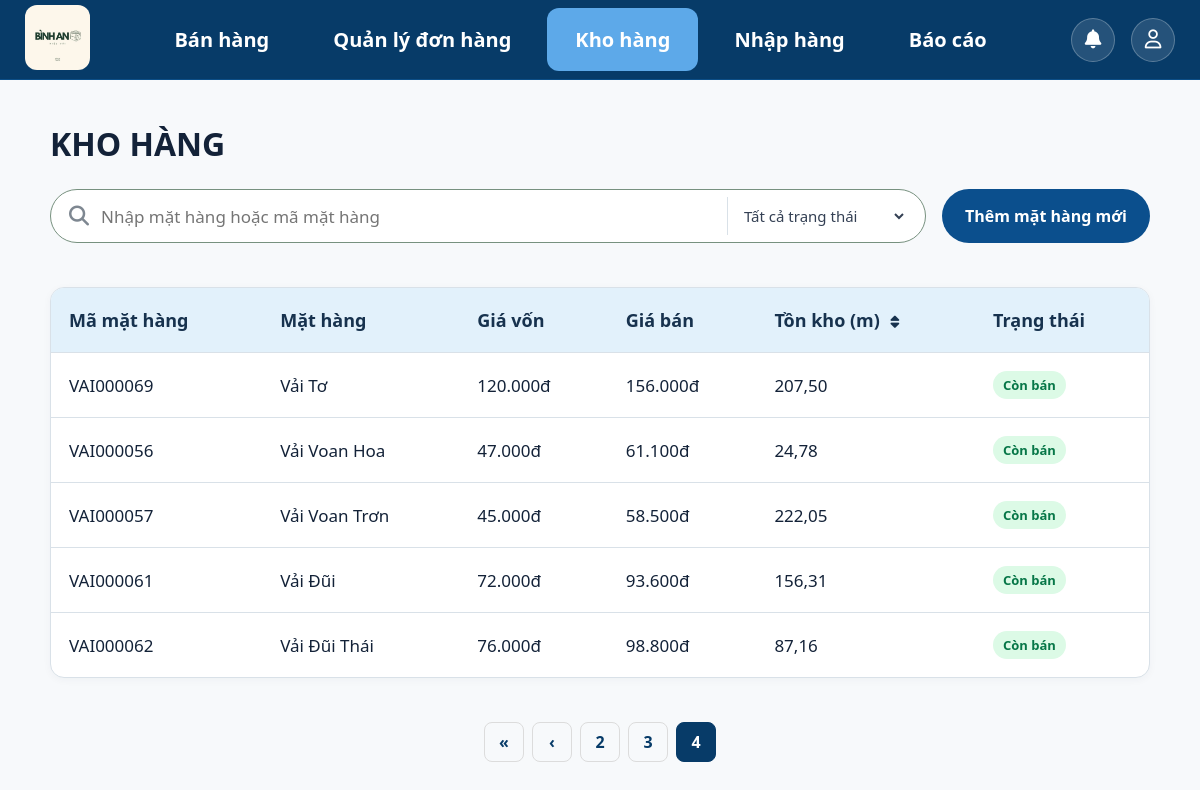
The app's page /inventory/?page=4&q=&status=&sort= (signed in), older data.
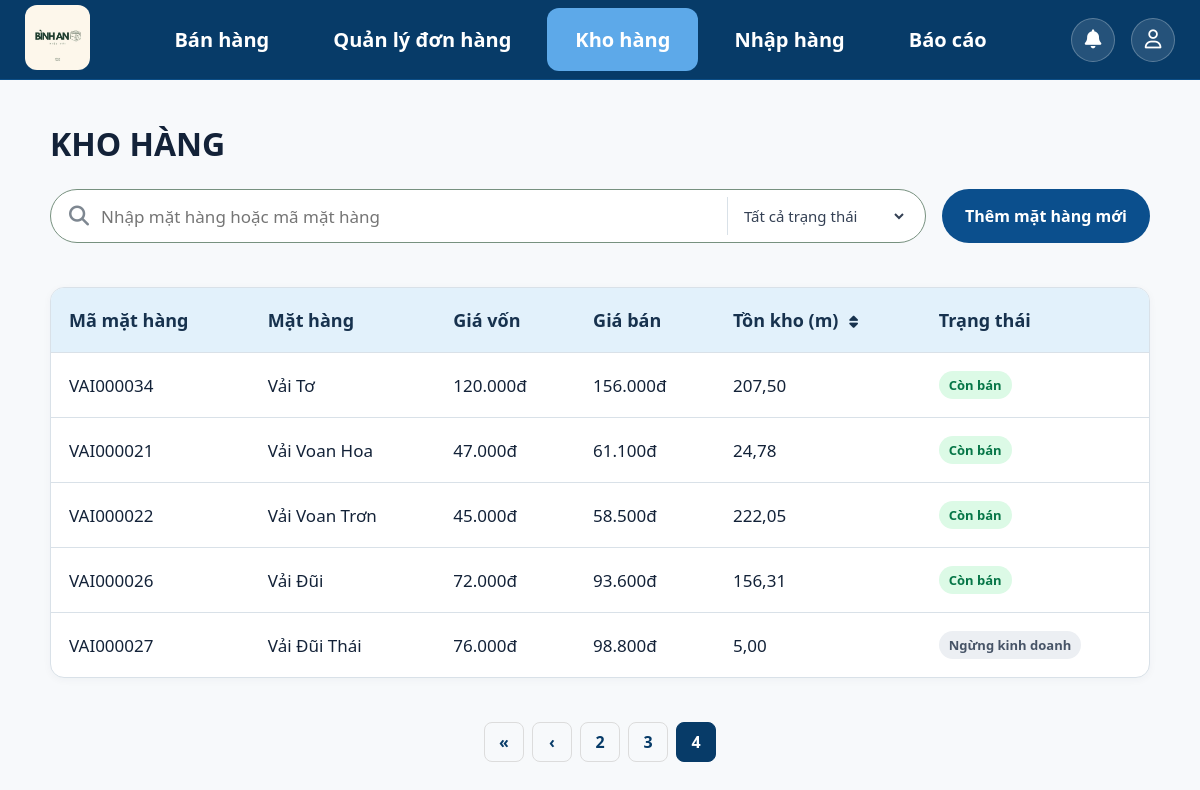
The same page, newer data.
### inventory/models.py (models this page shows, shortened)
class Product(models.Model):
    class Status(models.TextChoices):
        ACTIVE = "active", "Còn bán"
        INACTIVE = "inactive", "Ngừng kinh doanh"
    name = models.CharField(max_length=200,unique=True,verbose_name="Tên vải"    )
    cost_price = models.DecimalField(max_digits=12,decimal_places=0,default=0, verbose_name="Giá vốn"    )
    selling_price = models.DecimalField(max_digits=12,decimal_places=0,default=0,verbose_name="Giá bán")
    stock_quantity = models.DecimalField(max_digits=10,decimal_places=2,default=Decimal("0.00"),verbose_name="Tồn kho (mét)")
    minimum_stock = models.DecimalField(max_digits=10,decimal_places=2,default=5,verbose_name="Tồn kho tối thiểu")
    status = models.CharField(max_length=20,choices=Status.choices,default=Status.ACTIVE, verbose_name="Trạng thái")
    created_at = models.DateTimeField(auto_now_add=True)
    updated_at = models.DateTimeField(auto_now=True)
    profit_margin = models.DecimalField(max_digits=5,decimal_places=2,default=Decimal("0.00"), verbose_name="Tỷ lệ lợi nhuận (%)")
    @property
    def fabric_code(self):
        return f"VAI{self.pk:06d}" if self.pk else "VAI"
    class Meta:
        verbose_name = "Mặt hàng"
        verbose_name_plural = "Mặt hàng"
        ordering = ["name"]

### inventory/views.py (the view)
# urls.py: path("", views.product_list, name="product_list"),
@login_required(login_url="login")
def product_list(request):
    query = request.GET.get("q", "").strip()
    selected_status = request.GET.get("status", "").strip()
    stock_sort = request.GET.get("sort", "").strip()
    products = process_search_products(keyword=query, status=selected_status)
    if stock_sort in {"stock_asc", "stock_desc"}:
        stock_order = "-stock_quantity" if stock_sort == "stock_desc" else "stock_quantity"
        products = products.order_by("low_stock_order", stock_order, "name", "pk")
    else:
        products = products.order_by("low_stock_order", "name", "pk")
    paginator = Paginator(products, 10)
    page_number = request.GET.get("page")
    page_obj = paginator.get_page(page_number)
    next_stock_sort = "stock_desc" if stock_sort == "stock_asc" else "stock_asc"
    stock_sort_params = {"sort": next_stock_sort}
    if query:
        stock_sort_params["q"] = query
    if selected_status:
        stock_sort_params["status"] = selected_status
    return render(
        request,
        "inventory/product_list.html",
        {
            "products": page_obj,
            "page_obj": page_obj,
            "query": query,
            "selected_status": selected_status,
            "status_choices": Product.Status.choices,
            "stock_sort": stock_sort,
            "stock_sort_url": f"?{urlencode(stock_sort_params)}",
        },
    )

### accounts/context_processors.py (called while the page is built)
def notifications_context(request):
    if request.user.is_authenticated:
        user_notifications = Notification.objects.filter(receiver=request.user).order_by("-created_at")[:10]
        unread_count = Notification.objects.filter(receiver=request.user, is_read=False).count()
        return {
            "notifications": user_notifications,
            "unread_notification_count": unread_count,
        }
    return {
        "notifications": [],
        "unread_notification_count": 0,
    }

### accounts/models.py (called while the page is built)
    @property
    def is_owner(self):
        return self.role == self.Role.OWNER

### inventory/utils.py (called while the page is built)
def process_search_products(keyword="", status=""):
    products = Product.objects.annotate(
        low_stock_order=Case(
            When(
                status=Product.Status.ACTIVE,
                stock_quantity__lte=F("minimum_stock"),
                then=Value(0)
            ),
            default=Value(1),
            output_field=IntegerField(),
        )
    )
    if keyword:
        products = products.filter(
            Q(name__icontains=keyword) | Q(fabric_code__icontains=keyword)
        )
    if status:
        products = products.filter(status=status)
    return products

### templates/inventory/product_list.html (shortened to what the changed rows need)
{% extends "base.html" %}
{% load static %}
{% load money %}
{% block css %}
<link rel="stylesheet" href="{% static 'css/inventory.css' %}">
<link rel="stylesheet" href="{% static 'css/layout.css' %}">
{% endblock %}
{% block content %}
<div class="page-content" id="product-page" data-is-owner="{{ user.is_owner|yesno:'true,false' }}">
    <div class="page-heading">
        <div>
            <h1>KHO HÀNG</h1>
        </div>
    </div>
    <section class="table-card" aria-label="Danh sách mặt hàng">
        <table>
            <thead>
                <tr>
                    <th>Mã mặt hàng</th>
                    <th>Mặt hàng</th>
                    {% if user.is_owner %}
                        <th>Giá vốn</th>
                    {% endif %}
                    <th>Giá bán</th>
                    <th>
                        <a class="sort-link" href="{{ stock_sort_url }}"> Tồn kho (m)
                            {% if stock_sort == "stock_asc" %}
                                <i class="fa-solid fa-arrow-up"></i>
                            {% elif stock_sort == "stock_desc" %}
                                <i class="fa-solid fa-arrow-down"></i>
                            {% else %}
                                <i class="fa-solid fa-sort"></i>
                            {% endif %}
                        </a>
                    </th>
                    <th>Trạng thái</th>
                </tr>
            </thead>
            <tbody id="product-table-body">
                {% for product in products %}
                    <tr class="" {% if user.is_owner %} onclick="window.location='{% url 'inventory:product_detail' product.id %}'" style="cursor:pointer;" {% endif %}>
                        <td>{{ product.fabric_code }}</td>
                        <td>{{ product.name }}</td>
                        {% if user.is_owner %}
                            <td>{{ product.cost_price|money }}</td>
                        {% endif %}
                        <td>{{ product.selling_price|money }}</td>
                        <td>
                            {{ product.stock_quantity|floatformat:2 }}
                        </td>
                        <td>
                            <span class="status {{ product.status }}">{{ product.get_status_display }}</span>
                        </td>
                    </tr>
                {% empty %}
                    <tr>
                        <td colspan="{% if user.is_owner %}6{% else %}5{% endif %}" class="empty-state">
                            Không tìm thấy mặt hàng phù hợp.
                        </td>
                    </tr>
                {% endfor %}
            </tbody>
        </table>
    </section>
    <div class="pagination">
        {% if page_obj.has_previous %}
            <a href="?page=1&q={{ query }}&status={{ selected_status }}&sort={{ stock_sort }}">«</a>
            <a href="?page={{ page_obj.previous_page_number }}&q={{ query }}&status={{ selected_status }}&sort={{ stock_sort }}">‹</a>
        {% endif %}
        {% for num in page_obj.paginator.page_range %}
            {% if page_obj.number == num %}
                <span class="current">{{ num }}</span>
            {% elif num > page_obj.number|add:'-3' and num < page_obj.number|add:'3' %}
                <a href="?page={{ num }}&q={{ query }}&status={{ selected_status }}&sort={{ stock_sort }}">
                    {{ num }}
                </a>
            {% endif %}
        {% endfor %}
    </div>
</div>
{% endblock %}

Row changes from the older to the newer data that the page shows:
removed Product: fabric_code "VAI000069", name "Vải Tơ", cost_price "120.000đ", selling_price "156.000đ", stock_quantity "207,50", status "Còn bán"
removed Product: fabric_code "VAI000056", name "Vải Voan Hoa", cost_price "47.000đ", selling_price "61.100đ", stock_quantity "24,78", status "Còn bán"
removed Product: fabric_code "VAI000057", name "Vải Voan Trơn", cost_price "45.000đ", selling_price "58.500đ", stock_quantity "222,05", status "Còn bán"
removed Product: fabric_code "VAI000061", name "Vải Đũi", cost_price "72.000đ", selling_price "93.600đ", stock_quantity "156,31", status "Còn bán"
removed Product: fabric_code "VAI000062", name "Vải Đũi Thái", cost_price "76.000đ", selling_price "98.800đ", stock_quantity "87,16", status "Còn bán"
added Product: fabric_code "VAI000034", name "Vải Tơ", cost_price "120.000đ", selling_price "156.000đ", stock_quantity "207,50", status "Còn bán"
added Product: fabric_code "VAI000021", name "Vải Voan Hoa", cost_price "47.000đ", selling_price "61.100đ", stock_quantity "24,78", status "Còn bán"
added Product: fabric_code "VAI000022", name "Vải Voan Trơn", cost_price "45.000đ", selling_price "58.500đ", stock_quantity "222,05", status "Còn bán"
added Product: fabric_code "VAI000026", name "Vải Đũi", cost_price "72.000đ", selling_price "93.600đ", stock_quantity "156,31", status "Còn bán"
added Product: fabric_code "VAI000027", name "Vải Đũi Thái", cost_price "76.000đ", selling_price "98.800đ", stock_quantity "5,00", status "Ngừng kinh doanh"
